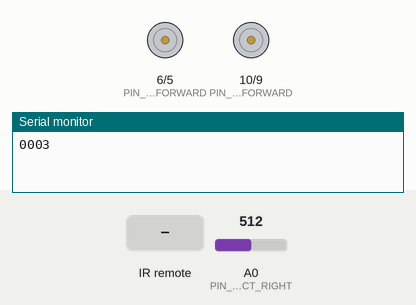
Bench run of a sketch on a simulated Arduino Uno, built with avr-gcc and run on an emulated ATmega328P. Parts: motor-driver pin pairs drawn as motors (green arrow = first pin HIGH = forward, orange = second pin HIGH = backward, longer = more drive), the last lines printed to the serial monitor. Inputs (shaded band) come from the test bench; at power-on: A0 (PIN_LINE_DETECT_RIGHT) = 512.

Above: at 1.2 s.
1.3 s: infrared code 0x16 received
At 1.8 s:
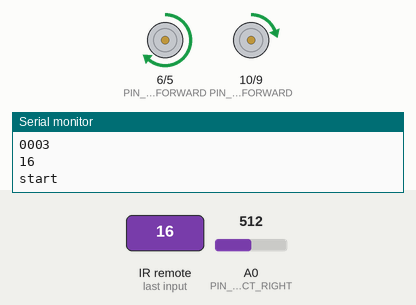
2.8 s: A0 (PIN_LINE_DETECT_RIGHT) set to 789
4.3 s: A0 (PIN_LINE_DETECT_RIGHT) set to 807
At 5.3 s:
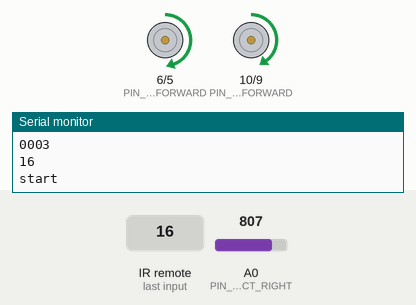
5.8 s: infrared code 0x0D received
At 6.4 s:
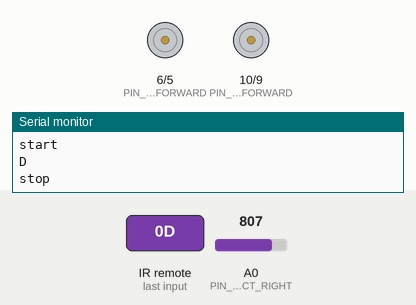
Timing chart, 0 to 8.3 s (numbered marks = the images above; inputs shaded):
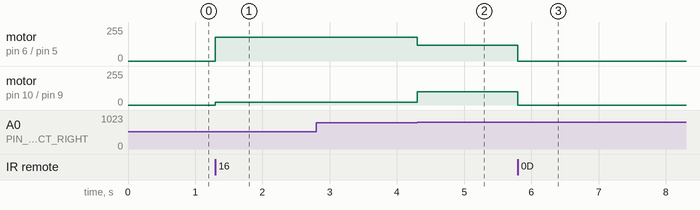

Measured:
- the behaviour switches between 799 and 800 on A0 (PIN_LINE_DETECT_RIGHT) (found by bisection; images 1 and 2)
- after the input at 1.3 s, motor on pin 6 (PIN_MOTOR_RIGHT_FORWARD) / pin 5 (PIN_MOTOR_RIGHT_BACKWARD): stopped → forward 180/255 at once; motor on pin 10 (PIN_MOTOR_LEFT_FORWARD) / pin 9 (PIN_MOTOR_LEFT_BACKWARD): stopped → forward 20/255 at once
- after the input at 2.8 s, every drawn part: stays the same
- after the input at 4.3 s, motor on pin 6 (PIN_MOTOR_RIGHT_FORWARD) / pin 5 (PIN_MOTOR_RIGHT_BACKWARD): forward 180/255 → forward 117/255 at once; motor on pin 10 (PIN_MOTOR_LEFT_FORWARD) / pin 9 (PIN_MOTOR_LEFT_BACKWARD): forward 20/255 → forward 100/255 at once
- after the input at 5.8 s, motor on pin 6 (PIN_MOTOR_RIGHT_FORWARD) / pin 5 (PIN_MOTOR_RIGHT_BACKWARD): forward 117/255 → stopped at once; motor on pin 10 (PIN_MOTOR_LEFT_FORWARD) / pin 9 (PIN_MOTOR_LEFT_BACKWARD): forward 100/255 → stopped at once

The sketch:

_________Line_Tracing.ino
```cpp
#include <IRremote.h> //IR 리모컨 라이브러리.

#define PIN_IR_RECEIVE 2
#define PIN_MOTOR_LEFT_FORWARD 10
#define PIN_MOTOR_LEFT_BACKWARD 9
#define PIN_MOTOR_RIGHT_FORWARD 6
#define PIN_MOTOR_RIGHT_BACKWARD 5
#define PIN_LINE_DETECT_RIGHT A0
#define PIN_LINE_DETECT_LEFT  A1
#define BASE_SPEED 100
#define REF_VALUE_LINE_DETECT  850
#define TURN_SPEED 80
#define KP  2.733
#define KI  0.0
#define KD  1.911
int motorSpeedLeft = 0; // -255~255
int motorSpeedRight = 0; // -255~255
int isStartLineTracing = 0;
int detectValueLeft = 0;
int detectValueRight = 0;


int baseSpeed = 120;  // 기본 모터 속도

void processMotor(void);

void setup()
{
  Serial.begin(115200); //시리얼 모니터 사용
  IrReceiver.begin(PIN_IR_RECEIVE, ENABLE_LED_FEEDBACK);
  pinMode(PIN_MOTOR_LEFT_FORWARD, OUTPUT);
  pinMode(PIN_MOTOR_LEFT_BACKWARD, OUTPUT);
  pinMode(PIN_MOTOR_RIGHT_FORWARD, OUTPUT);
  pinMode(PIN_MOTOR_RIGHT_BACKWARD, OUTPUT);
  analogWrite(PIN_MOTOR_LEFT_FORWARD, 0);
  analogWrite(PIN_MOTOR_LEFT_BACKWARD, 0);
  analogWrite(PIN_MOTOR_RIGHT_FORWARD, 0);
  analogWrite(PIN_MOTOR_RIGHT_BACKWARD, 0);
  Serial.println("0003");
}

void loop() {
  if (IrReceiver.decode() == true) // 리모컨으로부터 받은 신호가 있으면
  {
    if (IrReceiver.decodedIRData.protocol == NEC) {
      Serial.println(IrReceiver.decodedIRData.command, HEX); //받은 신호를 시리얼 모니터에 입력
      if (IrReceiver.decodedIRData.command == 0x16) // *
      {
        Serial.println("start");
        isStartLineTracing = 1;
      }
      else if (IrReceiver.decodedIRData.command == 0x0D) // #
      {
        Serial.println("stop");
        isStartLineTracing = 0;
      }
    }
    IrReceiver.resume(); // 다음 신호 수신
  }

  if (isStartLineTracing == 0)
  {
    motorSpeedLeft = 0;
    motorSpeedRight = 0;
    processMotor();
  }
  else
  {
    //detectValueLeft = analogRead(PIN_LINE_DETECT_LEFT);
    detectValueRight = analogRead(PIN_LINE_DETECT_RIGHT);
    if (detectValueRight > REF_VALUE_LINE_DETECT + 50) {
      // 센서가 기준 값보다 크면 → 오른쪽으로 치우침 → 왼쪽으로 회전
      motorSpeedLeft = BASE_SPEED - TURN_SPEED;
      motorSpeedRight = BASE_SPEED + TURN_SPEED;
    } else if (detectValueRight < REF_VALUE_LINE_DETECT - 50) {
      // 센서가 기준 값보다 작으면 → 왼쪽으로 치우침 → 오른쪽으로 회전
      motorSpeedLeft = BASE_SPEED - TURN_SPEED;
      motorSpeedRight = BASE_SPEED + TURN_SPEED;
    } else {
      // 센서가 기준 값 근처이면 → 직진
      motorSpeedLeft = BASE_SPEED;
      motorSpeedRight = BASE_SPEED + 17;
    }

    processMotor(); // 모터 제어
  }
}

void processMotor(void)
{
  if (motorSpeedLeft >= 0)
  {
    analogWrite(PIN_MOTOR_LEFT_FORWARD, motorSpeedLeft);
    analogWrite(PIN_MOTOR_LEFT_BACKWARD, 0);
  }
  else
  {
    analogWrite(PIN_MOTOR_LEFT_FORWARD, 0);
    analogWrite(PIN_MOTOR_LEFT_BACKWARD, motorSpeedLeft * (-1));
  }
  if (motorSpeedRight >= 0)
  {
    analogWrite(PIN_MOTOR_RIGHT_FORWARD, motorSpeedRight);
    analogWrite(PIN_MOTOR_RIGHT_BACKWARD, 0);
  }
  else
  {
    analogWrite(PIN_MOTOR_RIGHT_FORWARD, 0);
    analogWrite(PIN_MOTOR_RIGHT_BACKWARD, motorSpeedRight * (-1));
  }
}
```
